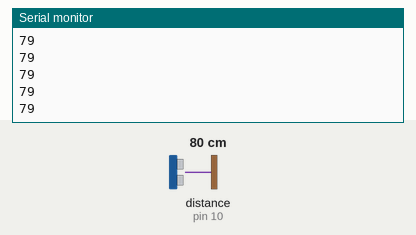
This sketch was run on a simulated Arduino Uno, built with avr-gcc and run on an emulated ATmega328P. On the bench: the last lines printed to the serial monitor. Wiring (inferred from the names in the program): ultrasonic range finder: trigger pin 9; echo pin 10. The inputs (shaded band) are chosen by the test bench; at power-on: distance to the obstacle (sensor on pin 10) 80 cm. The echo pulse lasts 58.3 µs per cm.

Above: at 1.2 s.
1.3 s: distance to the obstacle (sensor on pin 10) set to 2 cm
At 1.38 s:
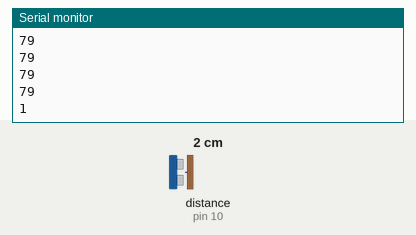
2.8 s: distance to the obstacle (sensor on pin 10) set to 4 cm
At 2.89 s:
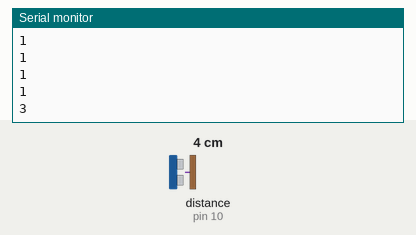
Timing chart, 0 to 5.8 s (numbered marks = the images above; inputs shaded):
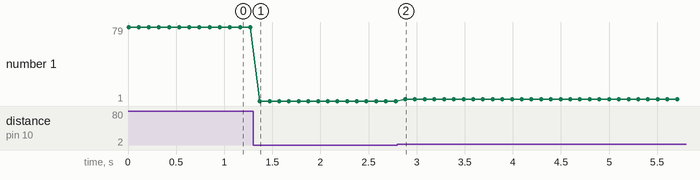

Measured:
- after the input at 1.3 s, the serial monitor: prints a new line after 0.07 s (image 1)
- after the input at 2.8 s, the serial monitor: prints a new line after 0.08 s (image 2)
- plotted number 1: 79 → 1 after the input at 1.3 s, 1 → 3 after the input at 2.8 s

The sketch:

UltraSonic.ino
```cpp
const int trigPin = 9;
const int echoPin = 10;

void setup() {
  pinMode(trigPin, OUTPUT);
  pinMode(echoPin, INPUT);
  Serial.begin(9600);
}

void loop() {
  long duration, distance;
  digitalWrite(trigPin, LOW);
  delayMicroseconds(2);
  digitalWrite(trigPin, HIGH);
  delayMicroseconds(10);
  digitalWrite(trigPin, LOW);
  duration = pulseIn(echoPin, HIGH);
  distance = (duration / 2) / 29.1;
  Serial.println(distance);
  delay(100);
}
```
